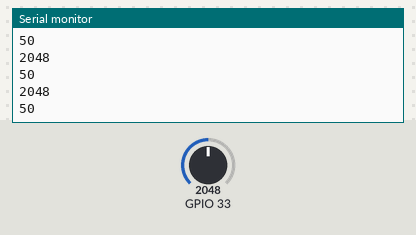
A sketch run on a simulated ESP32. Shown: the last lines printed to the serial monitor. The test bench sets the inputs (shaded band); at power-on: GPIO 33 = 2048.

Above: at 1.2 s.
1.3 s: GPIO 33 set to 2866
At 2.1 s:
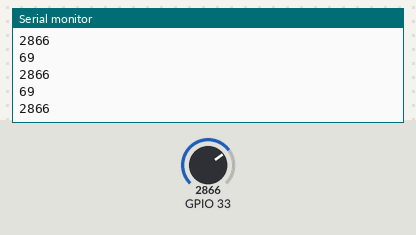
2.8 s: GPIO 33 set to 3603
At 3.7 s:
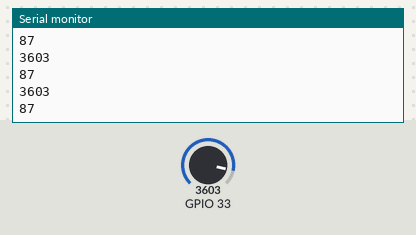
Timing chart, 0 to 5.8 s (numbered marks = the images above; inputs shaded):
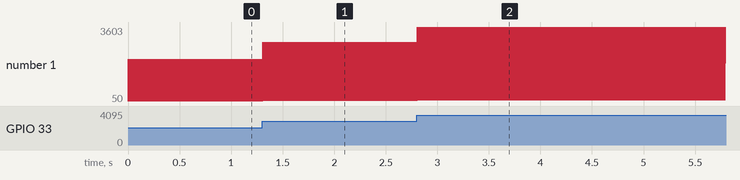

Measured:
- after the input at 1.3 s, the serial monitor: prints a new line at once (image 1)
- after the input at 2.8 s, the serial monitor: prints a new line at once (image 2)
- plotted number 1: 2048 → 2866 after the input at 1.3 s, 2866 → 87 after the input at 2.8 s

The sketch:

Prueba_Sensores.ino
```cpp
void setup() {
  pinMode(33, INPUT);
  Serial.begin(9600);
}

void loop() {
  int medidaHumedad = analogRead(33);
  Serial.println(medidaHumedad);
  Serial.println(((100*medidaHumedad)/4096));
}
```
